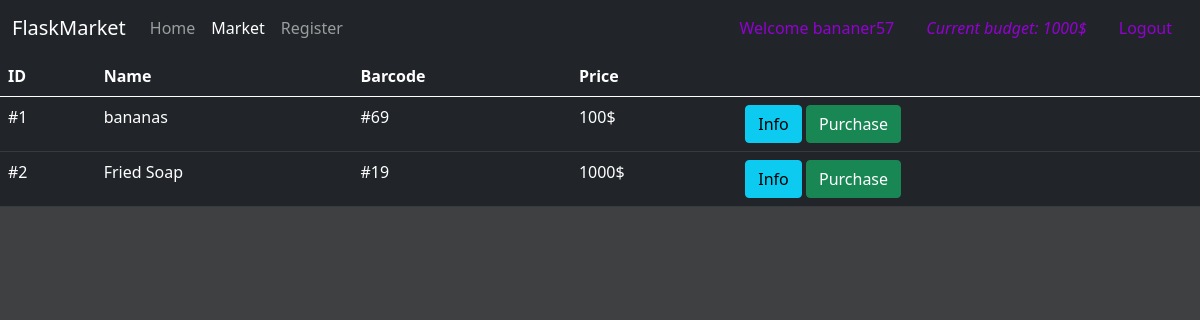
/market (signed in), run on an earlier commit of the app's database.
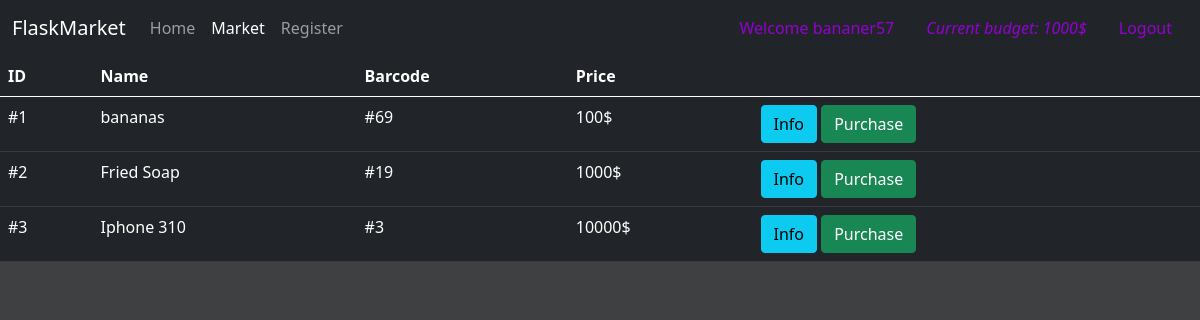
And on a later commit of the database.
### market/models.py (models this page shows, shortened)
class User(db.Model, UserMixin):
    id = db.Column(db.Integer(), primary_key=True)
    username = db.Column(db.String(length=30), nullable=False, unique=True)
    email_address = db.Column(db.String(length=50), nullable=False, unique=True)
    password_hash = db.Column(db.String(length=60), nullable=False)
    budget = db.Column(db.Integer(), nullable=False, default=1000)
    item = db.relationship("Item", backref="owned_user", lazy=True)
    @property
    def password(self):
        return self.password
    @password.setter
    def password(self, plain_text_password):
        self.password_hash = bcrypt.generate_password_hash(plain_text_password).decode("utf-8")

class Item(db.Model):
    id = db.Column(db.Integer(), primary_key=True)
    name = db.Column(db.String(length=30), nullable=False, unique=True)
    barcode = db.Column(db.String(length=12), nullable=False, unique=True)
    price = db.Column(db.Integer(), nullable=False)
    description = db.Column(db.String(length=1024), nullable=False)
    owner = db.Column(db.Integer(), db.ForeignKey("user.id"))

### market/routes.py (the view)
@app.route("/market")
@login_required
def market_page():
    items = Item.query.all()
    return render_template("market.html", items=items)

### market/models.py (called while the page is built)
@login_manager.user_loader
def load_user(user_id):
    return User.query.get(int(user_id))

### market/templates/market.html (shortened to what this page needs)
{% extends "base.html" %}
{% block nav_market %}
    active
{% endblock %}
{% block content %}
      <table class="table table-hover table-dark">
        <thead>
          <tr>
            <th scope="col">ID</th>
            <th scope="col">Name</th>
            <th scope="col">Barcode</th>
            <th scope="col">Price</th>
            <th scope="col"></th>
          </tr>
        </thead>
        <tbody>
            {% for item in items %}
            <tr>
                <td>#{{ item.id }}</td>
                <td>{{ item.name }}</td>
                <td>#{{ item.barcode }}</td>
                <td>{{ item.price }}$</td>
                <td>
                    <button type="button" class="btn btn-info" data-toggle="modal" data-target="#Modal-MoreInfo-{{ item.id }}">Info</button>
                    <button type="button" class="btn btn-success" data-toggle="modal" data-target="#Modal-Purchase-{{ item.id }}">Purchase</button>
                </td>
            </tr>
            {% endfor %}
        </tbody>
      </table>
{% endblock %}

### market/templates/base.html (shortened to what this page needs)
<!DOCTYPE html>
<html lang="en">
<head>
    <link href="https://cdn.jsdelivr.net/npm/bootstrap@5.1.0/dist/css/bootstrap.min.css" rel="stylesheet">
    <link rel="stylesheet" href="{{ url_for('static', filename='styles.css')}}">
</head>
<body style="background-color:rgb(62, 64, 65);">
    <nav class="navbar navbar-expand-md navbar-dark bg-dark">
        <div class="container-fluid">
          <a class="navbar-brand" href="/">FlaskMarket</a>
          <div class="collapse navbar-collapse" id="navbarSupportedContent">
            <ul class="navbar-nav me-auto mb-2 mb-lg-0">
              <li class="nav-item">
                <a class="nav-link {% block nav_home %}{% endblock %}" aria-current="page" href="/">Home</a>
              </li>
              <li class="nav-item">
                <a class="nav-link {% block nav_market %}{% endblock %}" href="/market">Market</a>
              </li>
              <li class="nav-item">
                <a class="nav-link {% block nav_register %}{% endblock %}" href="/register">Register</a>
              </li>
            </ul>
            {% if current_user.is_authenticated %}
            <a class="nav-link ses">Welcome {{ current_user.username }}</a>
            <a class="nav-link">
              <i class="fas fa-coins ses">Current budget: {{ current_user.budget }}$</i>
            </a>
            <a class="nav-link ses" href="{{ url_for('logout_page') }}">Logout</a>
            {% endif %}
          </div>
        </div>
      </nav>
      {% block content %}
      {% endblock %}
</body>
</html>

### market/static/styles.css (style rules this page uses)
.ses { color: darkviolet; }

What changed in the data, as far as the page shows it:
added Item: id "3", name "Iphone 310", barcode "3", price "10000"
